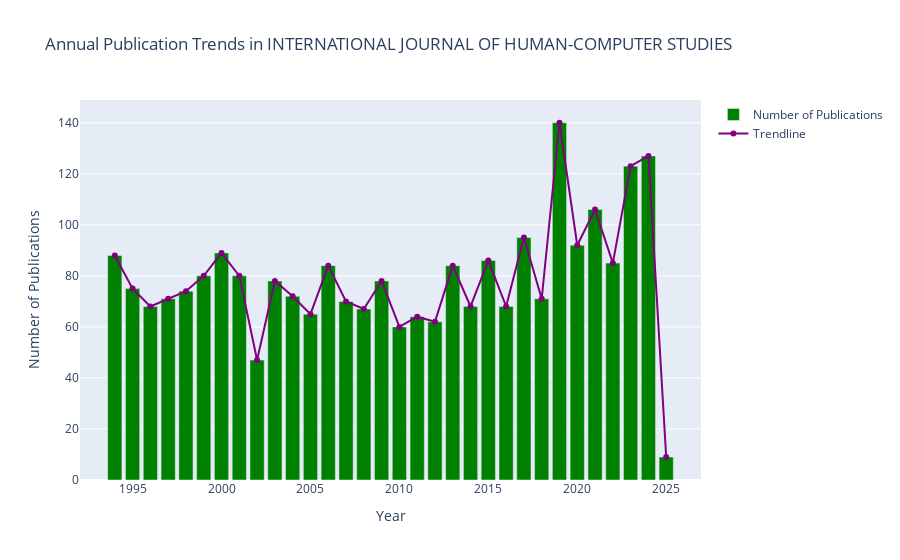

Source (notebook cell):
### Code cell
#HCS trends
yearly_pub_hcs = merged_df[merged_df['Source Title'] == 'INTERNATIONAL JOURNAL OF HUMAN-COMPUTER STUDIES'].groupby('Publication Year').size().reset_index(name = 'Number of Pubs')

fig3 = go.Figure()
fig3.add_trace(go.Bar(x=yearly_pub_hcs['Publication Year'], y=yearly_pub_hcs['Number of Pubs'], name='Number of Publications', marker_color='green'))


fig3.add_trace(go.Scatter(x=yearly_pub_hcs['Publication Year'], y=yearly_pub_hcs['Number of Pubs'],
                         mode='lines+markers', line=dict(color='purple'), name='Trendline'))

fig3.update_layout(
    title='Annual Publication Trends in INTERNATIONAL JOURNAL OF HUMAN-COMPUTER STUDIES',
    xaxis_title='Year',
    yaxis_title='Number of Publications',
)


fig3.show()

### Figure 1 — Plotly figure (JSON) as saved in the notebook; plotly's stock layout.template omitted (floating-point values rounded to 4 significant figures)
{"data": [{"marker": {"color": "green"}, "name": "Number of Publications", "type": "bar", "x": [1994, 1995, 1996, 1997, 1998, 1999, 2000, 2001, 2002, 2003, 2004, 2005, 2006, 2007, 2008, 2009, 2010, 2011, 2012, 2013, 2014, 2015, 2016, 2017, 2018, 2019, 2020, 2021, 2022, 2023, 2024, 2025], "y": [88, 75, 68, 71, 74, 80, 89, 80, 47, 78, 72, 65, 84, 70, 67, 78, 60, 64, 62, 84, 68, 86, 68, 95, 71, 140, 92, 106, 85, 123, 127, 9]}, {"line": {"color": "purple"}, "mode": "lines+markers", "name": "Trendline", "type": "scatter", "x": [1994, 1995, 1996, 1997, 1998, 1999, 2000, 2001, 2002, 2003, 2004, 2005, 2006, 2007, 2008, 2009, 2010, 2011, 2012, 2013, 2014, 2015, 2016, 2017, 2018, 2019, 2020, 2021, 2022, 2023, 2024, 2025], "y": [88, 75, 68, 71, 74, 80, 89, 80, 47, 78, 72, 65, 84, 70, 67, 78, 60, 64, 62, 84, 68, 86, 68, 95, 71, 140, 92, 106, 85, 123, 127, 9]}], "layout": {"title": {"text": "Annual Publication Trends in INTERNATIONAL JOURNAL OF HUMAN-COMPUTER STUDIES"}, "xaxis": {"title": {"text": "Year"}}, "yaxis": {"title": {"text": "Number of Publications"}}}}
